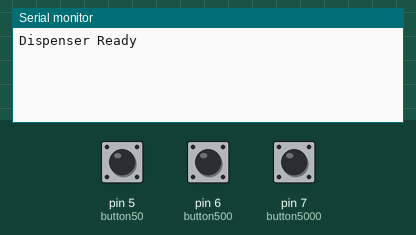
The sketch below on a simulated Arduino Uno, built with avr-gcc and run on an emulated ATmega328P. Shown: the last lines printed to the serial monitor. The test bench sets the inputs (shaded band); at power-on: pin 5 (button50) LOW, pin 6 (button500) LOW, pin 7 (button5000) LOW.

Above: at 1.2 s.
1.3 s: pin 5 (button50) pulled HIGH for 0.15 s
At 2.1 s:
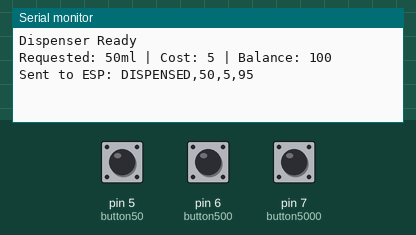
2.9 s: pin 6 (button500) pulled HIGH for 0.15 s
At 3.3 s:
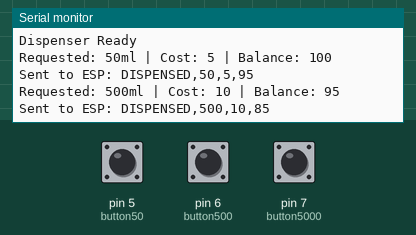
4.5 s: pin 7 (button5000) pulled HIGH for 0.15 s
At 5.8 s:
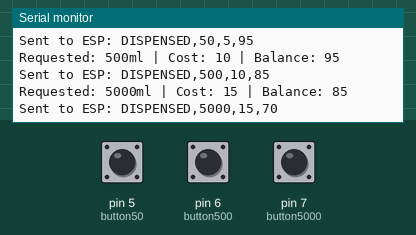
6.1 s: pin 5 (button50) pulled HIGH for 1 s
At 6.9 s:
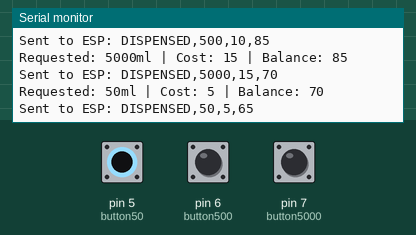
8.6 s: pin 6 (button500) pulled HIGH for 1 s
At 10.1 s:
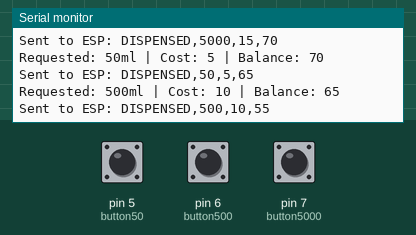
11.1 s: pin 7 (button5000) pulled HIGH for 3.2 s
At 14.6 s:
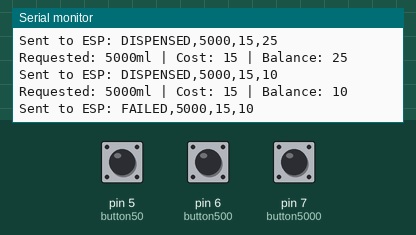
Timing chart, 0 to 16.1 s (numbered marks = the images above; inputs shaded):
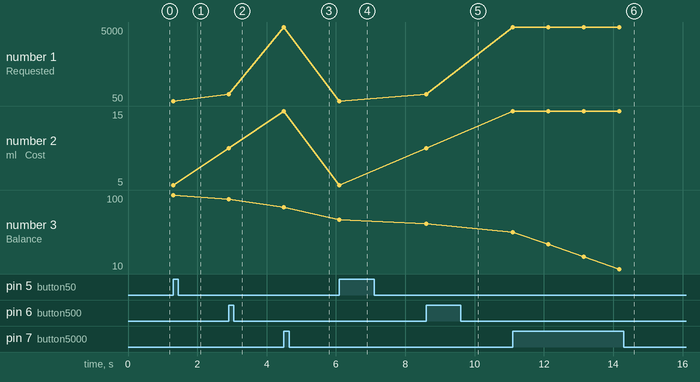

The sketch:

ArduinoUnoforDatabase.ino
```cpp
#include <SoftwareSerial.h>
SoftwareSerial espSerial(10, 11); // RX (to ESP TX), TX (to ESP RX)

int bal = 100;

const int button50 = 5;
const int button500 = 6;
const int button5000 = 7;

void setup() {
  pinMode(button50, INPUT);
  pinMode(button500, INPUT);
  pinMode(button5000, INPUT);

  espSerial.begin(9600);
  Serial.begin(9600); // For debugging
  Serial.println("Dispenser Ready");
}

void loop() {
  if (digitalRead(button50) == HIGH) {
    handleDispense(50, 5);
    delay(1000); // debounce
  }

  if (digitalRead(button500) == HIGH) {
    handleDispense(500, 10);
    delay(1000);
  }

  if (digitalRead(button5000) == HIGH) {
    handleDispense(5000, 15);
    delay(1000);
  }
}

void handleDispense(int volume, int cost) {
  Serial.print("Requested: ");
  Serial.print(volume);
  Serial.print("ml | Cost: ");
  Serial.print(cost);
  Serial.print(" | Balance: ");
  Serial.println(bal);

  if (bal >= cost) {
    bal -= cost;

    // Send to ESP8266
    String msg = "DISPENSED," + String(volume) + "," + String(cost) + "," + String(bal);
    espSerial.println(msg);
    Serial.println("Sent to ESP: " + msg);
  } else {
    // Not enough balance
    String msg = "FAILED," + String(volume) + "," + String(cost) + "," + String(bal);
    espSerial.println(msg);
    Serial.println("Sent to ESP: " + msg);
  }
}
```

Measured:
- after the input at 1.3 s, the serial monitor: prints a new line at once (image 1)
- after the input at 2.9 s, the serial monitor: prints a new line at once (image 2)
- after the input at 4.5 s, the serial monitor: prints a new line at once (image 3)
- after the input at 6.1 s, the serial monitor: prints a new line at once (image 4)
- after the input at 8.6 s, the serial monitor: prints a new line at once (image 5)
- after the input at 11.1 s, the serial monitor: prints a new line at once (image 6)
- plotted number 1: 50 → 500 after the input at 2.9 s, 500 → 5000 after the input at 4.5 s, 5000 → 50 after the input at 6.1 s, 50 → 500 after the input at 8.6 s, 500 → 5000 after the input at 11.1 s
- plotted number 2: 5 → 10 after the input at 2.9 s, 10 → 15 after the input at 4.5 s, 15 → 5 after the input at 6.1 s, 5 → 10 after the input at 8.6 s, 10 → 15 after the input at 11.1 s
